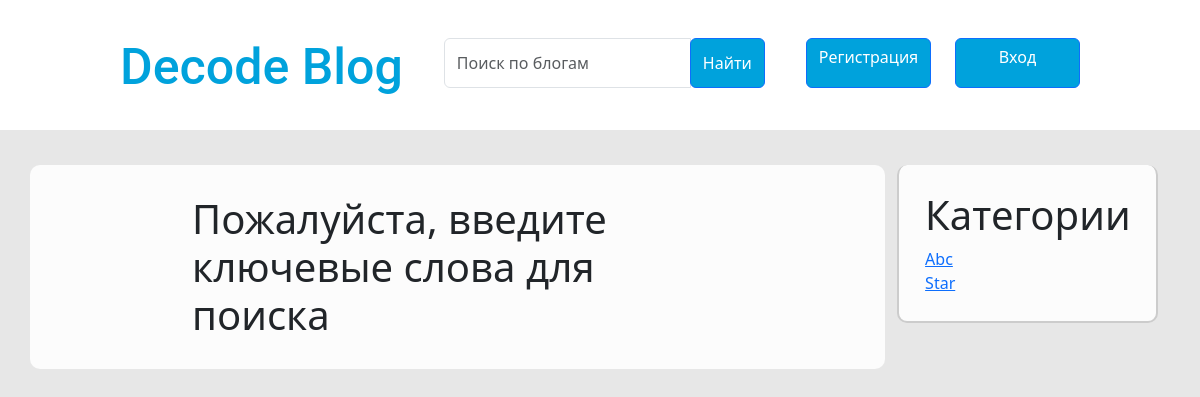
Page /creation/search/ on the earlier database version.
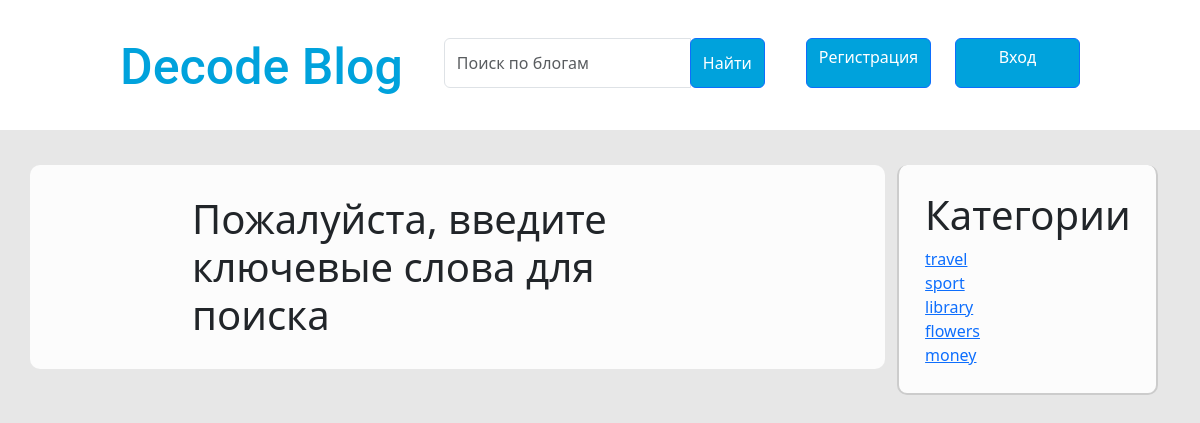
Same page on the later database version.
### creation/models.py (models this page shows, shortened)
class Category(models.Model):
    name = models.CharField(max_length=100, null = False)
    class Meta:
        verbose_name_plural = 'Categories'

### creation/views.py (the view)
# urls.py: path('search/', views.SearchBlogView.as_view(), name='search'),
class SearchBlogView(View):
    def get(self, request):
        form = SearchForm()
        query = request.GET.get('q')
        category = Category.objects.all()
        if query:
            creation = Blog.objects.filter(title__icontains=query).order_by('-publish_date')
            if creation:
                context = {
                    'title': 'Поиск',
                    'form': form,
                    'creation': creation,
                    'category': category,
                    'query': query
                }
                return render(request, 'creation/search_results.html', context=context)
            else:
                context = {
                    'title': 'Поиск',
                    'txt': 'По вашему запросу ничего не найдено',
                    'category': category,
                }
                return render(request, 'creation/search_results.html', context=context)
        else:
            context = {
                'title': 'Поиск',
                'txt': 'Пожалуйста, введите ключевые слова для поиска',
                'category': category,
            }
            return render(request, 'creation/search_results.html', context=context)

### creation/templates/creation/search_results.html (shortened to what this page needs)
{% extends 'creation/base.html' %}
{% load static %}
{% block link %}
<link rel="stylesheet" href="{% static 'creation/home_page.css' %}">
{% endblock %}
{% block div %}
    <div class="right-btns">
        {% if request.user.is_authenticated %}
            <div >
                <a href="{% url 'authe:profile' %}" class="signup btn btn-primary" style="background-color: #00A2DC;">Профиль</a>
                <a href="{% url 'authe:signout' %}" class="signin btn btn-primary" style="background-color: #00A2DC;">Выйти</a>
            </div>
        {% else %}
            <div>
                <a href="{% url 'authe:signup' %}" class="signup btn btn-primary mb-1" style="background-color: #00A2DC;">Регистрация</a>
                <a href="{% url 'authe:login' %}" class="signin btn btn-primary mb-1" style="background-color: #00A2DC;">Вход</a>
            </div>
        {% endif %}
    </div>
{% endblock %}
{% block main %}
<section class="main index-main">
    <div class="main-content">
        <div class="content">
            <section class="hero">
                <div class="container">
                    <div class="row">
                        <div class="col-9 home_page_crutches">
                        <h1 class = "txt">{{ txt }}</h1>
                        </div>
                        <div class="col-3">
                            <div class="main2-content">
                                <div class="category">
                                    <h1 class="category_h1">Категории</h1>
                                    {% for c in category %}
                                        <div class="category--item">
                                            <div class="category-info">
                                                <a href="{% url 'creation:category_page' category_id=c.id %}">{{ c.name }}</a>
                                            </div>
                                        </div>
                                    {% endfor %}
                                </div>
                            </div>
                        </div>
                </div>
            </section>
        </div>
    </div>
</section>
{% endblock %}

Differences in the rows shown:
changed Category: name "Abc" → "travel"
changed Category: name "Star" → "sport"
added Category: name "library"
added Category: name "flowers"
added Category: name "money"
